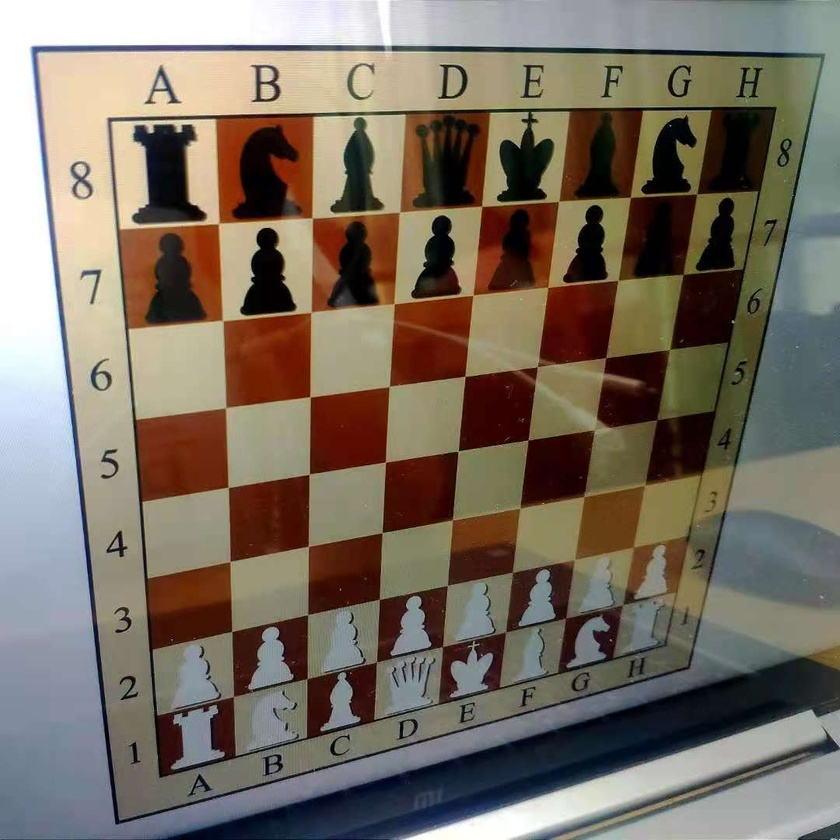
#> input picture data/photo.jpg, 840 x 840 px, shrunk from 1080 x 1080 before the run
$ jupyter execute --allow-errors exp2_photograph.ipynb
#> lines starting #> are read from the running program, lines starting #| are printed output that depends on the picture
[cell 1]
import cv2
import numpy as np

img=cv2.imread('data/photo.jpg')
#> img is the input picture: shape (840, 840, 3); mean B, G, R 98.5, 111.1, 121.5

u = []
v = []
def on_EVENT_LBUTTONDOWN(event, x, y, flags, param):
    if event == cv2.EVENT_LBUTTONDOWN:
        print(f"({x},{y})")
        u.append(x)
        v.append(y)
        str_xy = '(x:'+ str(x) + ',y:'+ str(y) + ')'
        cv2.circle(img, (x, y), 1, (255, 0, 0), thickness = -1)
        cv2.putText(img, str_xy, (x, y), cv2.FONT_HERSHEY_PLAIN,
                    2.0, (255,255,255), thickness = 3)
        cv2.imshow("image", img)
cv2.namedWindow("image")
cv2.setMouseCallback("image", on_EVENT_LBUTTONDOWN)
while(1):
    cv2.imshow("image", img)
    if cv2.waitKey(0)&0xFF==27:
#> (key Esc is pressed here)
        break
cv2.destroyAllWindows()

[cell 2]
points="""(0,0)->(167,87),
(1,3)->(234.54, 309.16),
(1,4)->(235.09, 387.09),
(1,5)->(235.46, 465.16),
(1,6)->(235.47, 543.64),
(2,3)->(302.49, 301.95),
(2,4)->(303.18, 381.81),
(2,5)->(303.54, 461.66),
(2,6)->(303.85, 541.92),
(3,3)->(373.73, 294.38),
(3,4)->(374.32, 376.11),
(3,5)->(374.84, 457.74),
(3,6)->(375.51, 540.15),
(4,3)->(448.75, 285.84),
(4,4)->(449.46, 369.88),
(4,5)->(450.03, 453.83),
(4,6)->(451.00, 538.43),
(5,3)->(528.43, 276.56),
(5,4)->(528.93, 363.13),
(5,5)->(529.84, 449.63),
(5,6)->(531.21, 536.74),
(6,3)->(613.02, 266.49),
(6,4)->(613.86, 355.74),
(6,5)->(615.02, 445.03),
(6,6)->(616.79, 535.13)"""
a = points.replace("->",":")
a.replace("\n","")

[cell 3]
import numpy as np
import matplotlib.pyplot as plt
from sklearn.linear_model import LinearRegression
from sklearn.metrics import r2_score, mean_squared_error, mean_absolute_error, median_absolute_error
from sklearn.model_selection import train_test_split

[cell 4]
point_dict = {
(0,0):(167,87),(1,3):(234.54, 309.16), (1,4):(235.09, 387.09), (1,5):(235.46, 465.16), (1,6):(235.47, 543.64),(2,3):(302.49, 301.95), (2,4):(303.18, 381.81), (2,5):(303.54, 461.66), (2,6):(303.85, 541.92), (3,3):(373.73, 294.38), (3,4):(374.32, 376.11), (3,5):(374.84, 457.74), (3,6):(375.51, 540.15), (4,3):(448.75, 285.84), (4,4):(449.46, 369.88), (4,5):(450.03, 453.83), (4,6):(451.00, 538.43), (5,3):(528.43, 276.56), (5,4):(528.93, 363.13), (5,5):(529.84, 449.63), (5,6):(531.21, 536.74), (6,3):(613.02, 266.49),(6,4):(613.86, 355.74),(6,5):(615.02, 445.03),(6,6):(616.79, 535.13)
}

[cell 5]
X,y = [],[]
for k,v in point_dict.items():
    X.append(k)
    y.append(v)

[cell 6]
X = np.array(X)
y = np.array(y)

[cell 7]
modelRegL = LinearRegression()  # 创建线性回归模型
modelRegL.fit(X, y)  # 模型训练：数据拟合
yFit = modelRegL.predict(X)  # 用回归模型来预测输出

# 输出回归结果
print('回归截距: w0={}'.format(modelRegL.intercept_))  # w0: 截距
print('回归系数: w1={}'.format(modelRegL.coef_))  # w1,..wm: 回归系数

# 回归模型的评价指标
print('R2 确定系数：{:.4f}'.format(modelRegL.score(X, y)))  # R2 判定系数
print('均方误差：{:.4f}'.format(mean_squared_error(y, yFit)))  # MSE 均方误差
print('平均绝对值误差：{:.4f}'.format(mean_absolute_error(y, yFit)))  # MAE 平均绝对误差
print('中位绝对值误差：{:.4f}'.format(median_absolute_error(y, yFit)))  # 中值绝对误差

# 绘图：原始数据点，拟合曲线
fig, ax = plt.subplots(figsize=(8, 6))
ax.plot(X, y, 'o', label="data")  # 原始数据
ax.plot(X, yFit, 'r-', label="OLS")  # 拟合数据

ax.legend(loc='best')  # 显示图例
plt.xlabel("world坐标")
plt.ylabel("pixel坐标")
plt.title('线性回归')
plt.savefig("世界-像素坐标线性回归.png")
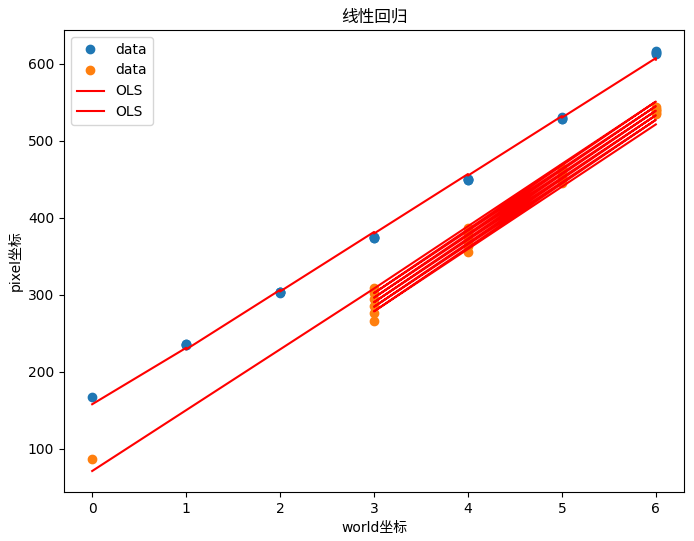
#> figure drawn by matplotlib, 1 panel
plt.show()

[cell 8]
X_train,X_test,y_train,y_test=train_test_split(X,y,train_size=0.8)
model = LinearRegression()
model.fit(X_train,y_train)
print('回归截距: w0={}'.format(model.intercept_))  # w0: 截距
print('回归系数: w1={}'.format(model.coef_))  # w1,..wm: 回归系数

y_train_pred=model.predict(X_train)
plt.scatter(X_train,y_train,color='blue',label='train data')
plt.scatter(X_test,y_test,color='red',label='test data')
plt.plot(X_train,y_train_pred,'r--',linewidth=1,label='best line')
plt.legend(loc=2)
plt.xlabel("world")
plt.ylabel("pixel")
plt.show()
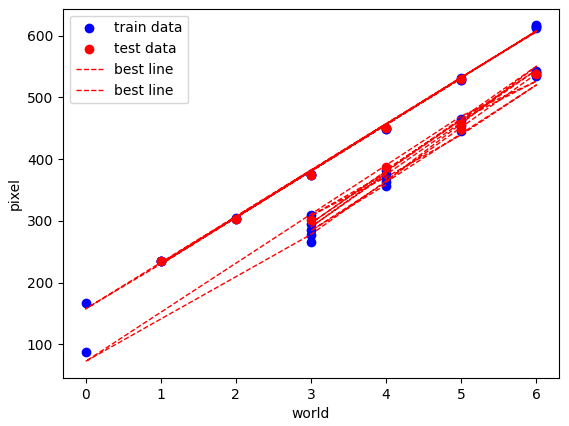
#> figure drawn by matplotlib, 1 panel

model.score(X_test,y_test)
